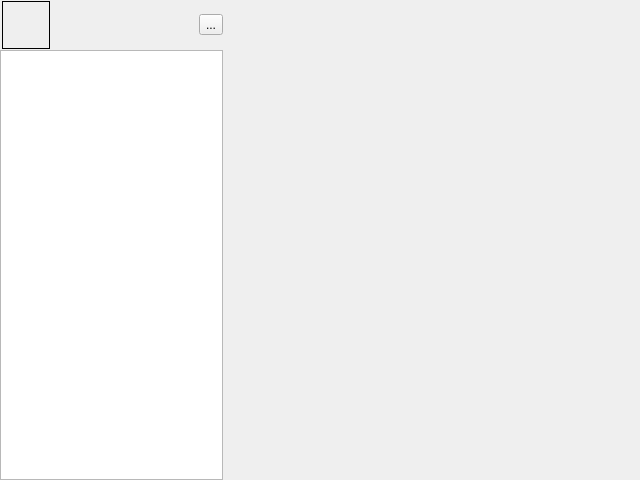
<?xml version="1.0" encoding="UTF-8"?>
<ui version="4.0">
 <class>MainWindow</class>
 <widget class="QMainWindow" name="MainWindow">
  <property name="geometry">
   <rect>
    <x>0</x>
    <y>0</y>
    <width>640</width>
    <height>480</height>
   </rect>
  </property>
  <property name="windowTitle">
   <string>Mattermost</string>
  </property>
  <property name="windowIcon">
   <iconset resource="../resource.qrc">
    <normaloff>:/icons/img/icon0.ico</normaloff>:/icons/img/icon0.ico</iconset>
  </property>
  <property name="windowOpacity">
   <double>1.000000000000000</double>
  </property>
  <property name="styleSheet">
   <string notr="true">QComboBox {
    border: 0px solid;
	padding-left: 3px;
	border-radius: 3px;
}

QComboBox::drop-down {
    subcontrol-origin: padding;
    subcontrol-position: top right;
    width: 15px;
}
</string>
  </property>
  <widget class="QWidget" name="centralwidget">
   <property name="styleSheet">
    <string notr="true"/>
   </property>
   <layout class="QGridLayout" name="gridLayout_2" rowstretch="0,0" columnstretch="0,0">
    <property name="leftMargin">
     <number>0</number>
    </property>
    <property name="topMargin">
     <number>0</number>
    </property>
    <property name="rightMargin">
     <number>0</number>
    </property>
    <property name="bottomMargin">
     <number>0</number>
    </property>
    <property name="spacing">
     <number>0</number>
    </property>
    <item row="0" column="0">
     <widget class="QFrame" name="lefttop_frame">
      <property name="minimumSize">
       <size>
        <width>223</width>
        <height>50</height>
       </size>
      </property>
      <property name="maximumSize">
       <size>
        <width>16777215</width>
        <height>50</height>
       </size>
      </property>
      <property name="baseSize">
       <size>
        <width>223</width>
        <height>63</height>
       </size>
      </property>
      <property name="styleSheet">
       <string notr="true"/>
      </property>
      <property name="frameShape">
       <enum>QFrame::NoFrame</enum>
      </property>
      <property name="frameShadow">
       <enum>QFrame::Raised</enum>
      </property>
      <property name="lineWidth">
       <number>0</number>
      </property>
      <layout class="QHBoxLayout" name="horizontalLayout">
       <property name="spacing">
        <number>2</number>
       </property>
       <property name="leftMargin">
        <number>2</number>
       </property>
       <property name="topMargin">
        <number>0</number>
       </property>
       <property name="rightMargin">
        <number>0</number>
       </property>
       <property name="bottomMargin">
        <number>0</number>
       </property>
       <item>
        <widget class="QLabel" name="usericon_label">
         <property name="sizePolicy">
          <sizepolicy hsizetype="Preferred" vsizetype="Preferred">
           <horstretch>0</horstretch>
           <verstretch>0</verstretch>
          </sizepolicy>
         </property>
         <property name="minimumSize">
          <size>
           <width>48</width>
           <height>48</height>
          </size>
         </property>
         <property name="maximumSize">
          <size>
           <width>48</width>
           <height>48</height>
          </size>
         </property>
         <property name="frameShape">
          <enum>QFrame::Box</enum>
         </property>
        </widget>
       </item>
       <item>
        <layout class="QVBoxLayout" name="verticalLayout">
         <item>
          <widget class="QLabel" name="usernameLabel">
           <property name="minimumSize">
            <size>
             <width>200</width>
             <height>20</height>
            </size>
           </property>
           <property name="styleSheet">
            <string notr="true">font-family: &quot;Open Sans&quot;, sans-serif;
font-size: 16px;</string>
           </property>
          </widget>
         </item>
         <item>
          <widget class="QLabel" name="statusLabel">
           <property name="text">
            <string/>
           </property>
          </widget>
         </item>
        </layout>
       </item>
       <item>
        <widget class="QToolButton" name="toolButton">
         <property name="text">
          <string>...</string>
         </property>
         <property name="icon">
          <iconset resource="../resource.qrc">
           <normaloff>:/icons/burger</normaloff>:/icons/burger</iconset>
         </property>
         <property name="popupMode">
          <enum>QToolButton::InstantPopup</enum>
         </property>
        </widget>
       </item>
      </layout>
     </widget>
    </item>
    <item row="0" column="1" rowspan="2">
     <widget class="QStackedWidget" name="chatAreaStackedWidget">
      <property name="sizePolicy">
       <sizepolicy hsizetype="Preferred" vsizetype="Preferred">
        <horstretch>6</horstretch>
        <verstretch>0</verstretch>
       </sizepolicy>
      </property>
     </widget>
    </item>
    <item row="1" column="0">
     <widget class="Mattermost::ChannelTree" name="channelList">
      <property name="sizePolicy">
       <sizepolicy hsizetype="Preferred" vsizetype="Preferred">
        <horstretch>1</horstretch>
        <verstretch>0</verstretch>
       </sizepolicy>
      </property>
      <property name="minimumSize">
       <size>
        <width>100</width>
        <height>0</height>
       </size>
      </property>
      <property name="maximumSize">
       <size>
        <width>16777215</width>
        <height>16777215</height>
       </size>
      </property>
      <property name="contextMenuPolicy">
       <enum>Qt::CustomContextMenu</enum>
      </property>
      <property name="styleSheet">
       <string notr="true">QTreeWidget::branch:!has-children {
	border: none;
}

QTreeWidget::branch:open:has-children {
	image: url(:/img/arrow_expanded.png)
}

QTreeWidget::branch:closed:has-children {
	image: url(:/img/arrow_collapsed.png)
}
</string>
      </property>
      <property name="horizontalScrollBarPolicy">
       <enum>Qt::ScrollBarAlwaysOff</enum>
      </property>
      <property name="iconSize">
       <size>
        <width>20</width>
        <height>20</height>
       </size>
      </property>
      <property name="indentation">
       <number>12</number>
      </property>
      <property name="columnCount">
       <number>2</number>
      </property>
      <attribute name="headerVisible">
       <bool>false</bool>
      </attribute>
      <attribute name="headerMinimumSectionSize">
       <number>0</number>
      </attribute>
      <attribute name="headerDefaultSectionSize">
       <number>30</number>
      </attribute>
      <attribute name="headerStretchLastSection">
       <bool>false</bool>
      </attribute>
      <column>
       <property name="text">
        <string notr="true">1</string>
       </property>
      </column>
      <column>
       <property name="text">
        <string notr="true">2</string>
       </property>
      </column>
     </widget>
    </item>
   </layout>
  </widget>
  <widget class="QMenuBar" name="menubar">
   <property name="geometry">
    <rect>
     <x>0</x>
     <y>0</y>
     <width>640</width>
     <height>23</height>
    </rect>
   </property>
  </widget>
  <action name="actionAbout">
   <property name="text">
    <string>About</string>
   </property>
  </action>
 </widget>
 <customwidgets>
  <customwidget>
   <class>Mattermost::ChannelTree</class>
   <extends>QTreeWidget</extends>
   <header>sources/channel-tree/ChannelTree.h</header>
  </customwidget>
 </customwidgets>
 <tabstops>
  <tabstop>channelList</tabstop>
  <tabstop>toolButton</tabstop>
 </tabstops>
 <resources>
  <include location="../resource.qrc"/>
 </resources>
 <connections/>
</ui>
